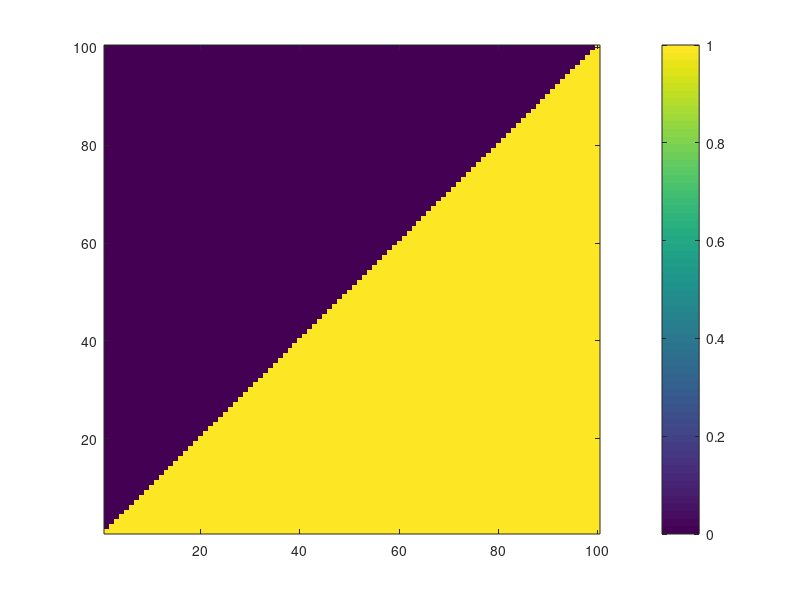

Write MATLAB code to recreate this figure.
Z=zeros(100,100);
for X=1:100
    for Y=1:100
        if X>=Y         %If X>=Y then
            Z(Y,X)=1;   %  assign 1 to row Y and column X of Z
        end             %The if statement in line 4 ends here
    end
end
figure;imagesc(Z);set(gca,'YDir','normal');colorbar;
